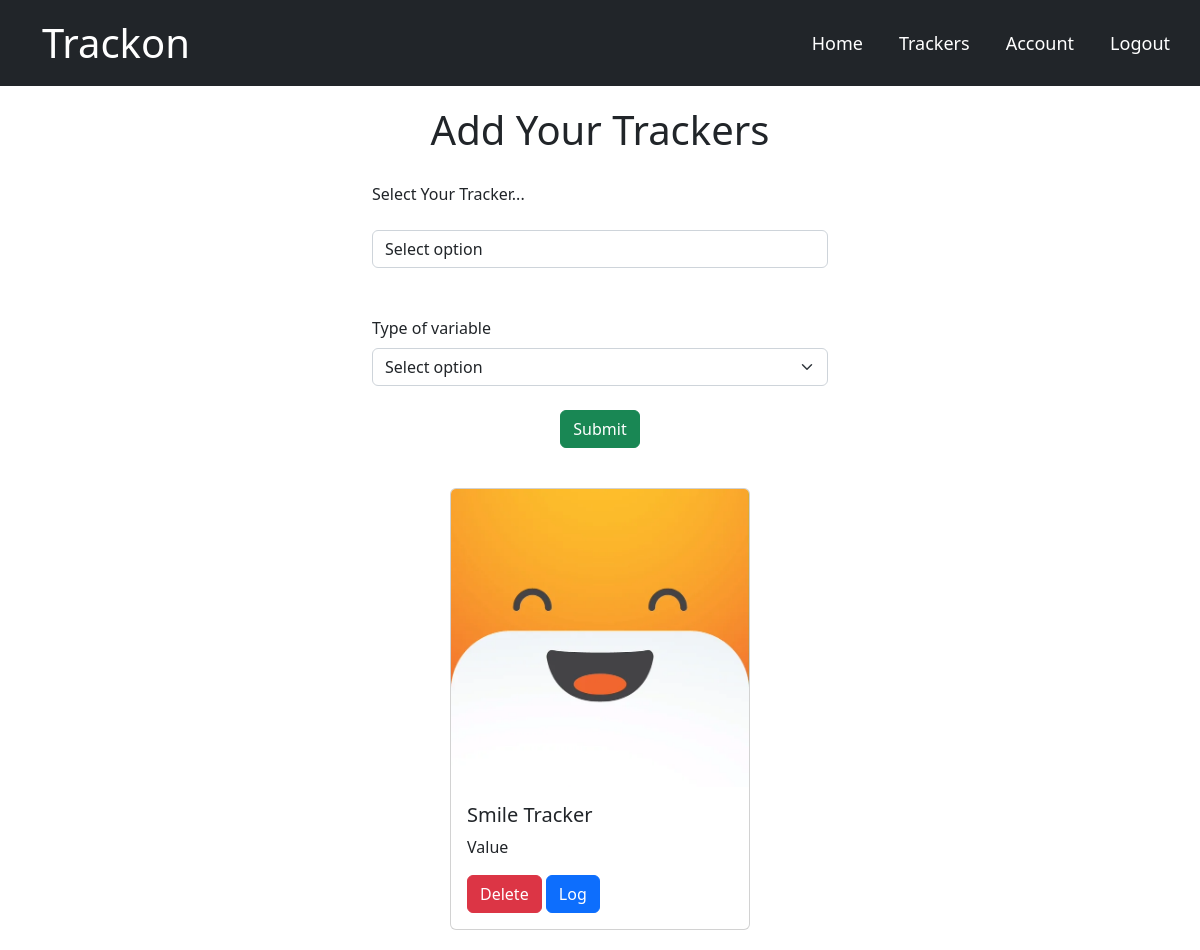
The app's page /track (signed in) with its own data.
### main/models.py (models this page shows, shortened)
class Tracker(db.Model):
    sno = db.Column(db.Integer, primary_key=True)
    tracker_name = db.Column(db.String(300), nullable=False)
    task_value_type = db.Column(db.String(20), nullable=False)
    user_id = db.Column(db.Integer, db.ForeignKey('user.id'))
    logs = db.relationship('Inputaken', backref='tracker', lazy=True)

### main/routes.py (the view, shortened to what this page needs)
@app.route("/track", methods=['GET', 'POST'])
@login_required
def track():
    user = User.query.filter_by(id=current_user.id).first()
    outputpage = user.trackers
    outputpage=Tracker.query.filter_by(user_id=current_user.id).all()
    if(len(outputpage) == 0):
        return render_template("track.html", title="Track")
    return render_template('track.html', outpage=outputpage)

### main/models.py (called while the page is built)
@login_manager.user_loader
def load_user(user_id):
    return User.query.get(int(user_id))

### main/templates/track.html (shortened to what this page needs)
{% extends 'base.html' %} {% block content %}
{% if outpage|length <6 %}
 <div class="container track-heading">
  <h1>Add Your Trackers</h1>
  </div>
  <div class="container track-input">
    <form action="/track" method="POST">
      <div class="form">
        <label for="inputState">Select Your Tracker...</label><br /><br />
        <select id="inputState" class="form-control" name="track_variable">
          <option selected>Select option</option>
        </select><br /><br />
        <label for="inputState" class="form-label">Type of variable</label>
        <select id="inputState" class="form-select" name="track_type">
          <option selected>Select option</option>
        </select><br />
        <div class="track-btn">
          <button type="submit" class="btn btn-success">Submit</button>
        </div>
      </div>
    </form>
  </div>
  <div class="container track-card-container">
    {% for inpt in outpage %}
    <div class="card track-card">
      <img class="card-img-top" src="\static\{{inpt.tracker_name}}.png" alt="">
      <div class="card-body">
        <h5 class="card-title">{{inpt.tracker_name}}</h5>
        <p class="card-text">{{inpt.task_value_type}}</p>
        <a href="/track/delete/{{inpt.sno}}" type="button" class="btn btn-danger">Delete</a>
        <a href="/log/{{inpt.sno}}" type="button" class="btn btn-primary">Log</a>
      </div>
    </div>
    {% endfor %}
  </div>
  {% endif %} {% endblock content %}

### main/static/main.css (style rules this page uses)
.track-input { width: 40%; padding-top: 20px; }
.track-heading { text-align: center; padding-top: 20px; }
.track-btn { text-align: center; }
.track-card-container { display: flex; justify-content: center; align-items: center; flex-wrap: wrap; padding-top: 20px; }
.track-card { width:300px; margin: 20px 20px; }

### records on screen
Tracker: tracker_name (picture), tracker_name "Smile Tracker", task_value_type "Value"
